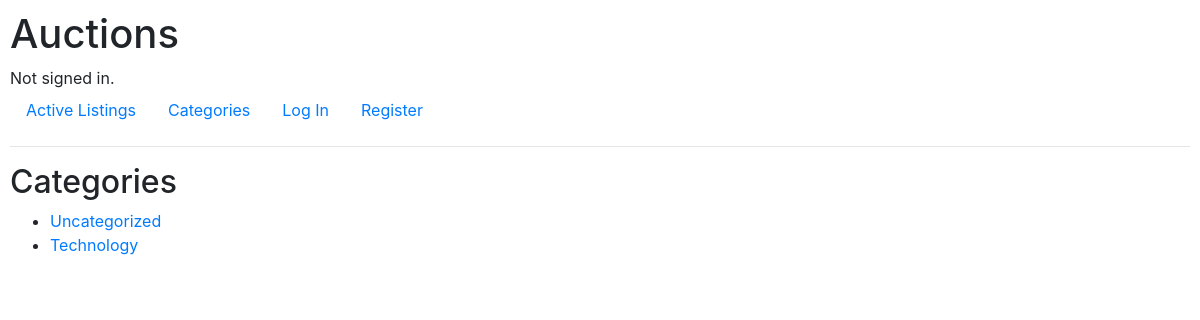
Page /categories/ on the earlier database version.
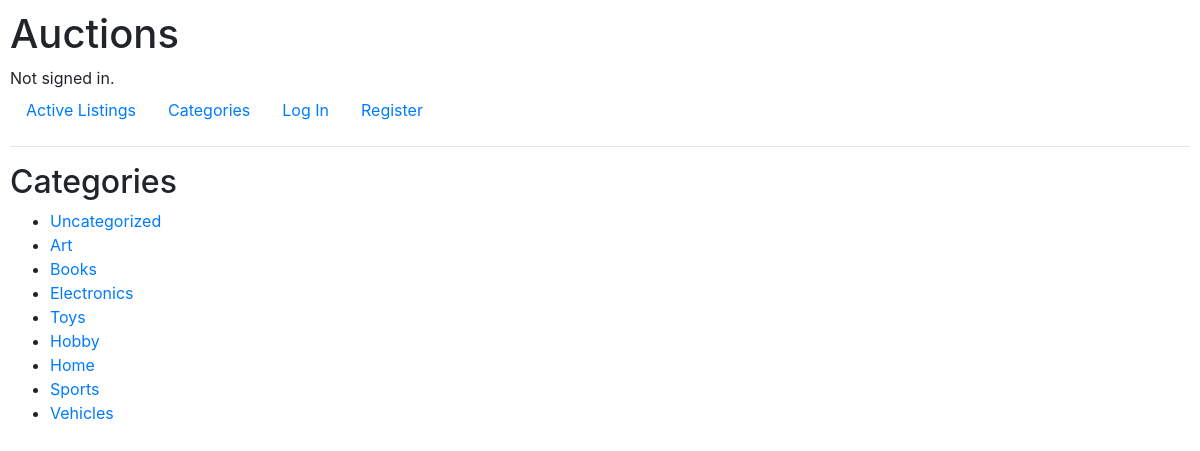
Same page on the later database version.
### auctions/models.py (models this page shows)
class Categories(models.Model):
    CATEGORY_CHOICES = [
        (None, 'Uncategorized'),
        ('Art', 'Art'),
        ('Books', 'Books'),
        ('Electronics', 'Electronics'),
        ('Toys', 'Toys'),
        ('Hobby', 'Hobby'),
        ('Home', 'Home'),
        ('Sports', 'Sports'),
        ("Vehicles", 'Vehicles')
    ]
    category = models.CharField(max_length=11, choices=CATEGORY_CHOICES, default=None)
    def __str__(self):
        return f'{self.category}'

### auctions/views.py (the view)
# urls.py: path("categories/", views.categories, name="categories"),
def categories(request):
    categories_list = Categories.objects.all()
    return render(request, 'auctions/categories.html', {
        'categories': categories_list
    })

### auctions/templates/auctions/categories.html
{% extends "auctions/layout.html" %}
{% block body %}
    <h2>Categories</h2>
    <ul>
        <li>
            <a href="{% url 'category' None %} ">Uncategorized</a>
        </li>
        {% for category in categories %}
        <li>
            <a href="{% url 'category' category %}">{{ category }}</a>
        </li>
        {% endfor %}
    </ul>
{% endblock %}

### auctions/templates/auctions/layout.html (shortened to what this page needs)
{% load static %}
<!DOCTYPE html>
<html lang="en">
    <head>
        <link rel="stylesheet" href="https://stackpath.bootstrapcdn.com/bootstrap/4.4.1/css/bootstrap.min.css">
        <link href="{% static 'auctions/styles.css' %}" rel="stylesheet">
    </head>
    <body>
        <h1>Auctions</h1>
        <div>
            {% if user.is_authenticated %}
                Signed in as <strong>{{ user.username }}</strong>.
            {% else %}
                Not signed in.
            {% endif %}
        </div>
        <ul class="nav">
            <li class="nav-item">
                <a class="nav-link" href="{% url 'index' %}">Active Listings</a>
            </li>
            <li class="nav-item">
                <a class="nav-link" href="{% url 'categories' %}">Categories</a>
            </li>
            {% if user.is_authenticated %}
                <li class="nav-item">
                    <a class="nav-link" href="{% url 'watchlist' %}">Watchlist</a>
                </li>
                <li class="nav-item">
                    <a class="nav-link" href="{% url 'create_listing' %}">Create Listing</a>
                </li>
                <li class="nav-item">
                    <a class="nav-link" href="{% url 'logout' %}">Log Out</a>
                </li>
            {% else %}
                <li class="nav-item">
                    <a class="nav-link" href="{% url 'login' %}">Log In</a>
                </li>
                <li class="nav-item">
                    <a class="nav-link" href="{% url 'register' %}">Register</a>
                </li>
            {% endif %}
        </ul>
        <hr>
        {% block body %}
        {% endblock %}
    </body>
</html>

### auctions/static/auctions/styles.css (style rules this page uses)
body { padding: 10px; }

Differences in the rows shown:
removed Categories: category "Technology"
added Categories: category "Art"
added Categories: category "Books"
added Categories: category "Electronics"
added Categories: category "Toys"
added Categories: category "Hobby"
added Categories: category "Home"
added Categories: category "Sports"
added Categories: category "Vehicles"
